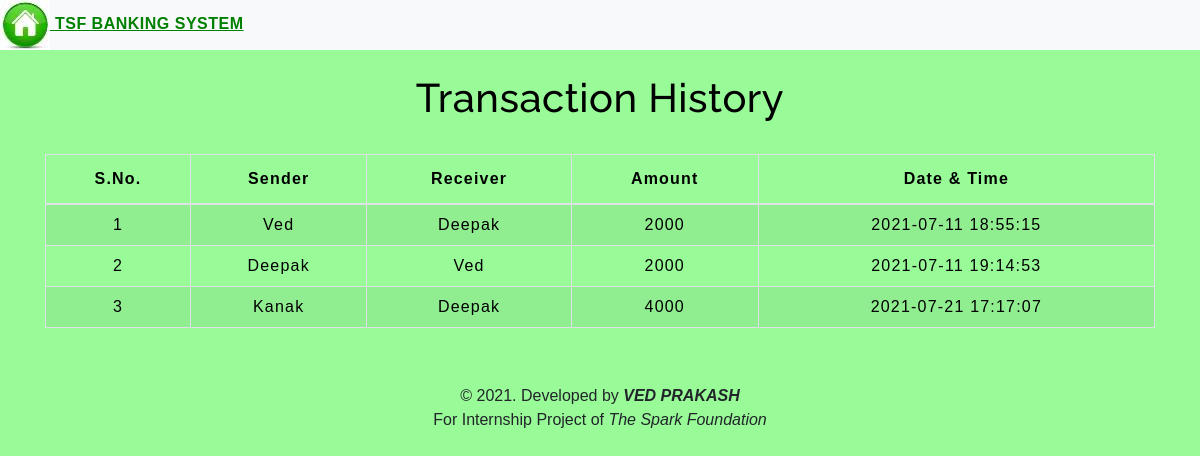
The page /history.php on the database its author committed.
### tables this page shows
CREATE TABLE `transaction` (
  `sno` int(3) NOT NULL,
  `sender` text NOT NULL,
  `receiver` text NOT NULL,
  `balance` int(8) NOT NULL,
  `datetime` datetime NOT NULL DEFAULT current_timestamp()
);

### history.php (the view, shortened to what this page needs)
<!DOCTYPE html>
<html lang="en">
<head>
    <link rel="stylesheet" href="https://stackpath.bootstrapcdn.com/bootstrap/4.5.2/css/bootstrap.min.css">
    <link rel="stylesheet" type="text/css" href="css/table.css">
    <link rel="stylesheet" type="text/css" href="css/headbar.css">
</head>
<body style="background-color : #98FB98;">
<?php
  include 'headbar.php';
?>
	<div class="container">
        <h2 class="text-center pt-4" style="color : black;">Transaction History</h2>
       <br>
       <div class="table-responsive-sm">
    <table class="table table-hover table-striped table-condensed table-bordered">
        <thead style="color : black;">
            <tr>
                <th class="text-center">S.No.</th>
                <th class="text-center">Sender</th>
                <th class="text-center">Receiver</th>
                <th class="text-center">Amount</th>
                <th class="text-center">Date & Time</th>
            </tr>
        </thead>
        <tbody>
        <?php
            include 'conn.php';
            $sql ="select * from transaction";
            $query =mysqli_query($conn, $sql);
            while($rows = mysqli_fetch_assoc($query))
            {
        ?>
            <tr style="color : black;">
            <td class="py-2"><?php echo $rows['sno']; ?></td>
            <td class="py-2"><?php echo $rows['sender']; ?></td>
            <td class="py-2"><?php echo $rows['receiver']; ?></td>
            <td class="py-2"><?php echo $rows['balance']; ?> </td>
            <td class="py-2"><?php echo $rows['datetime']; ?> </td>
        <?php
            }
        ?>
        </tbody>
    </table>
    </div>
</div>
<footer class="text-center mt-5 py-2">
            <p>&copy 2021. Developed by <b><i>VED PRAKASH</i></b> <br> For Internship Project of <i>The Spark Foundation</i></p>
</footer>
</body>
</html>

### table.css (style rules this page uses)
* { padding: 0; margin: 0; box-sizing: border-box; font-family: sans-serif; }
h2 { font-size: 40px; }
table { letter-spacing: 1.2px; }
td { text-align: center; }

### headbar.css (style rules this page uses)
h2 { color: #4C4B4B; letter-spacing: 0.5px; font-family: raleway; }

### rows shown on the page
transaction: sno "1", sender "Ved", receiver "Deepak", balance "2000", datetime "2021-07-11 18:55:15"
transaction: sno "2", sender "Deepak", receiver "Ved", balance "2000", datetime "2021-07-11 19:14:53"
transaction: sno "3", sender "Kanak", receiver "Deepak", balance "4000", datetime "2021-07-21 17:17:07"
